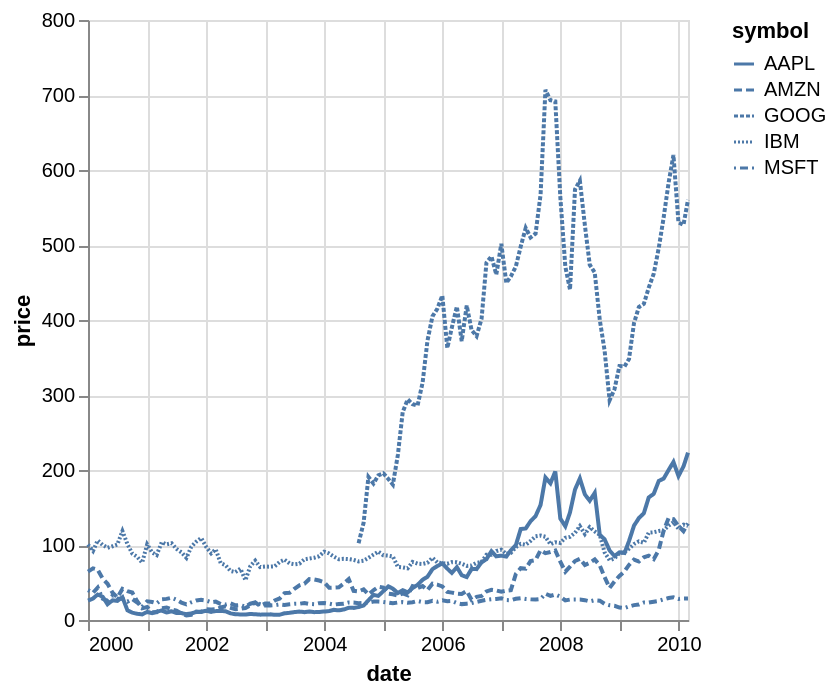

The specification (Vega-Lite) saved for this image:
### Vega-Lite specification from a JSON file in a GitHub repository (floating-point values rounded to 4 significant figures; data arrays with more than 128 entries replaced by an {"elided": "..."} marker saying what was removed)
{"$schema": "https://vega.github.io/schema/vega-lite/v5.json", "data": {"values": {"elided": "560 records"}, "format": {"parse": {"date": "date"}}}, "encoding": {"strokeDash": {"field": "symbol", "type": "nominal"}, "x": {"field": "date", "type": "temporal"}, "y": {"field": "price", "type": "quantitative"}}, "mark": "line"}
